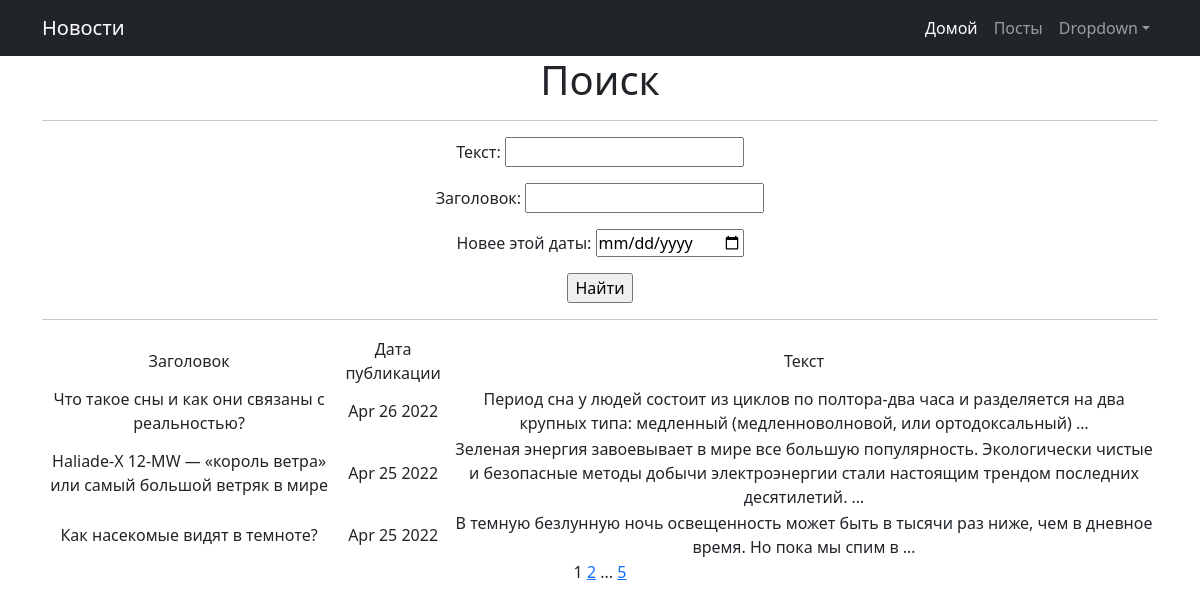
/posts/search/, run on the app's committed database.
### project_news/models.py (models this page shows, shortened)
class Post(models.Model):
    author = models.ForeignKey(Author, on_delete=models.CASCADE, verbose_name='Автор')
    NEWS = 'NW'
    ARTICLE = 'AR'
    TYPE = (
        (NEWS, 'Новость'),
        (ARTICLE, 'Статья'),
    )
    type = models.CharField(max_length=2, choices=TYPE, default=NEWS, verbose_name='Категория' )
    dateCreation = models.DateTimeField(auto_now_add=True, verbose_name='Опубликовано')
    category = models.ManyToManyField(Category, through='PostCategory')
    title = models.CharField(max_length=128, verbose_name='Заголовок')
    text = models.TextField(null=True, blank=True, verbose_name='Текст')
    rating = models.SmallIntegerField(default=0, verbose_name='Рейтинг')

### project_news/views.py (the view)
# urls.py: path('search/', SearchList.as_view(), name='post_search'),
class SearchList(ListView):
    model = Post
    template_name = 'search.html'
    context_object_name = 'posts'
    queryset = Post.objects.order_by('-dateCreation')
    paginate_by = 3
    def get_queryset(self):
        queryset=super().get_queryset()
        self.filterset=PostFilter(self.request.GET, queryset)
        return self.filterset.qs
    def get_context_data(self,  **kwargs):
        context = super().get_context_data(**kwargs)
        context['filterset'] = self.filterset
        return context

### project_news/templatetags/custom_filters.py (called while the page is built)
@register.filter()
def censor(value):
   text_censor = ['редиска', 'дурак']
   for i in text_censor:
      if i in value:
         value = value.replace(i, '*')
   return value

### project_news/templatetags/custom_tags.py (called while the page is built)
@register.simple_tag(takes_context=True)
def url_replace(context, **kwargs):
   d = context['request'].GET.copy()
   for k, v in kwargs.items():
       d[k] = v
   return d.urlencode()

### templates/search.html (shortened to what this page needs)
{% extends 'flatpages/default.html' %}
{% load custom_filters %}
{% load custom_tags %}
{% block content %}
<h1>Поиск</h1>
<hr>
 <form action="" method="get">
    {{ filterset.form.as_p }}
    <input type="submit" value="Найти">
</form>
<hr>
    {% if posts %}
        <table>
           <tr>
               <td>Заголовок</td>
               <td>Дата публикации</td>
               <td>Текст</td>
           </tr>
           {% for post in posts %}
           <tr>
               <td>{{ post.title }}</td>
               <td>{{ post.dateCreation|date:'M d Y' }}</td>
               <td>{{ post.text|truncatewords:20|censor }}</td>
           </tr>
           {% endfor %}
       </table>
    {% else %}
        <h2>Статей нет!</h2>
    {% endif %}
   {{ page_obj.number }}
   {% if page_obj.has_next %}
       <a href="?{% url_replace page=page_obj.next_page_number %}">{{ page_obj.next_page_number }}</a>
       {% if paginator.num_pages != page_obj.next_page_number %}
           ...
           <a href="?{% url_replace page=page_obj.paginator.num_pages %}">{{ page_obj.paginator.num_pages }}</a>
       {% endif %}
   {% endif %}
{% endblock content %}}

### data on the page
Post: title "Что такое сны и как они связаны с реальностью?", dateCreation "Apr 26 2022", text|censor "Период сна у людей состоит из циклов по полтора-два часа и разделяется на два крупных типа: медленный (медленноволновой, или ортодоксальный) …"
Post: title "Haliade-X 12-MW — «король ветра» или самый большой ветряк в мире", dateCreation "Apr 25 2022", text|censor "Зеленая энергия завоевывает в мире все большую популярность. Экологически чистые и безопасные методы добычи электроэнергии стали настоящим трендом последних десятилетий. …"
Post: title "Как насекомые видят в темноте?", dateCreation "Apr 25 2022", text|censor "В темную безлунную ночь освещенность может быть в тысячи раз ниже, чем в дневное время. Но пока мы спим в …"

### other printed values
{{ page_obj.number }} "1"
{{ page_obj.next_page_number }} "2"
{{ page_obj.paginator.num_pages }} "5"
